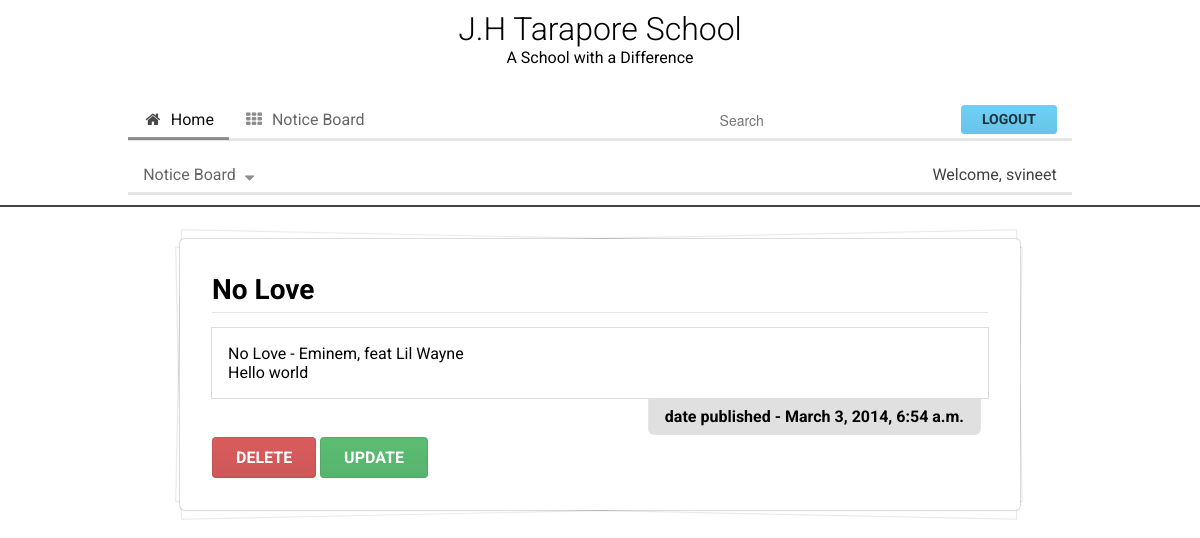
Page /blog/2/ (signed in) on the committed database.
### blog/models.py (models this page shows, shortened)
class Blog(models.Model):
    title = models.CharField(max_length=50)
    pub_date = models.DateTimeField(auto_now_add=True)
    content = RichTextField()

### blog/views.py (the view)
# urls.py: url(r"^(?P<blog_id>\d+)/$", views.detail, name='detail'),
def detail(request, blog_id):
    post = get_object_or_404(Blog, pk=blog_id)
    return render(request, 'main/detail.html', {'post': post})

### templates/main/detail.html
{% extends "base.html" %}
{% block content %}
<h2 class="ui dividing header">
  	{{ post.title }}
</h2>
<div class="ui segment attached">
	{{ post.content|safe }}
</div>
<h5 class="ui right floated bottom attached header">
	date published - {{post.pub_date}}
</h5>
<br> <br>
{% if user.is_authenticated %}
	<a href="{% url 'delete' post.id %}" class="ui red button">Delete</a>
	<a href="{% url 'update' post.id %}" class="ui green button">Update</a>
{% endif %}
{% endblock %}

### templates/base.html (shortened to what this page needs)
<html>
<head>
    {% load staticfiles %}
    <link rel="stylesheet" href="{% static 'blog/semantic.min.css' %}">
    <link rel="stylesheet" href="{% static 'blog/style.css' %}">
</head>
<body>
    <div class="header-area">
        <div class="centered-wrapper" style="text-align: center;">
            <a href="{% url 'index' %}" class="normal-link">
                <h1> J.H Tarapore School </h1>
            </a>
            <br>
            A School with a Difference
        </div>
        <br>
        <div class="main-menu">
            <div class="ui secondary pointing menu">
                <a class="{% block home_active %}active{% endblock %} item" href="{% url 'index' %}">
                    <i class="home icon"></i> Home
                </a>
                <a class="{% block notice_board_active %}{% endblock %} item" href="{% url 'blog.views.index' %}">
                    <i class="grid layout icon"></i> Notice Board
                </a>
                <div class="right menu">
                    <div class="item">
                        <div class="ui icon input">
                            <input placeholder="Search" type="text">
                            <a href="/" class="search link icon"></a>
                        </div>
                    </div>
                    <div class="ui item">
                        {% if user.is_authenticated %}
                            <a href="{% url 'django.contrib.auth.views.logout' %}" class="ui inverted blue button">
                                Logout
                            </a>
                        {% else %}
                            <a href="{% url 'django.contrib.auth.views.login' %}" class="ui blue button">
                                Login
                            </a>
                        {% endif %}
                    </div>
                </div>
            </div>
            {% if user.is_authenticated %}
                <div class="ui secondary pointing menu">
                    <div class="ui dropdown link item">
                        Notice Board
                        <i class="icon sort descending"></i>
                    </div>
                    <div class="right item">
                        <span href="{% url 'index' %}">
                            Welcome, {{ user.username }}
                        </span>
                    </div>
                </div>
            {% endif %}
        </div>
    </div>
    {% block body %}
        <div class="ui piled segment content">
            {% block content %}{% endblock %}
        </div>
    {% endblock %}
</body>
</html>

### blog/static/blog/style.css (style rules this page uses)
* { font-family: "Roboto", sans serif; padding: 0; margin: 0; box-sizing: border-box; }
.header-area { width: 100%; min-height: 15%; padding: 10px; margin: 0 0 2em 0 ; border-style: solid; border-width: 0 0 2px 0; border-color: #444; }
.header-area h1 { display:inline-block; font-weight: 300; }
.main-menu { width: 80%; margin: 0 auto; }
.content { width:70%; margin: 0 auto !important; padding: 2em !important; }
.normal-link { color: black; text-decoration: none; }
.centered-wrapper { margin-bottom: 1em; }

### rows in the picture
Blog: title "No Love", content "No Love - Eminem, feat Lil Wayne Hello world", pub_date "March 3, 2014, 6:54 a.m."

### other values in the picture
{{ user.username }} "svineet"
